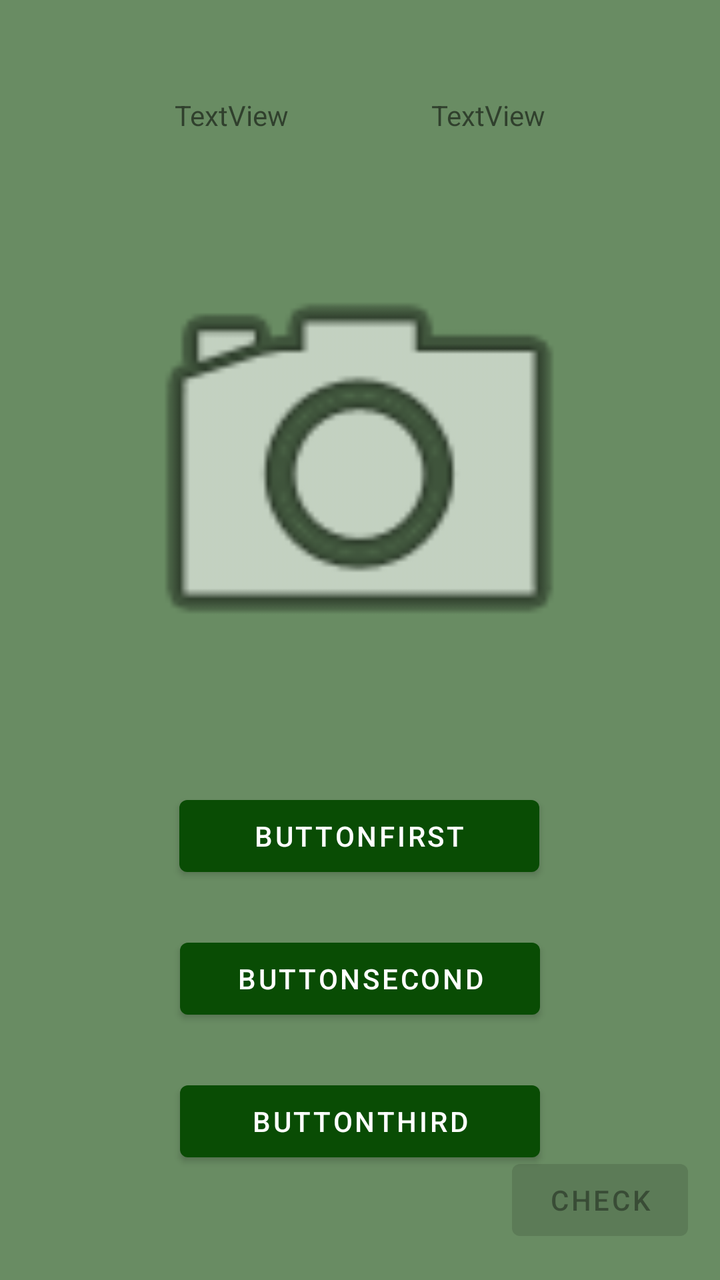
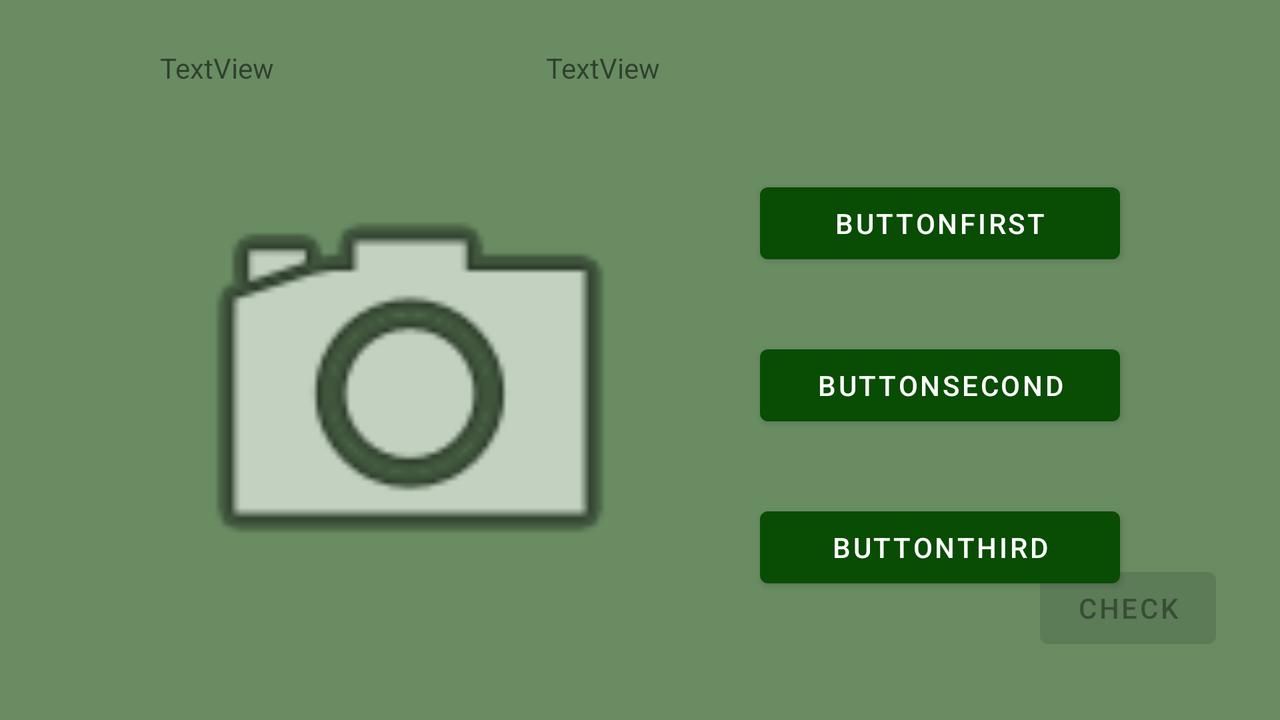

One screen, two layout resources from the same app: the default and the repository's alternative for another configuration. Each is rendered where Android would select it; the XML of both is given below.
<!-- AndroidManifest.xml: application theme Theme.MainTheme -->
<!-- res/layout/activity_quiz.xml -->
<?xml version="1.0" encoding="utf-8"?>
<androidx.constraintlayout.widget.ConstraintLayout xmlns:android="http://schemas.android.com/apk/res/android"
    xmlns:app="http://schemas.android.com/apk/res-auto"
    xmlns:tools="http://schemas.android.com/tools"
    android:layout_width="match_parent"
    android:layout_height="match_parent"
    tools:context=".QuizActivity">

    <TextView
        android:id="@+id/textView_rightAnswers"
        android:layout_width="wrap_content"
        android:layout_height="wrap_content"
        android:layout_marginStart="16dp"
        android:layout_marginTop="48dp"
        android:text="TextView"
        app:layout_constraintEnd_toStartOf="@+id/textView_wrongAnswers"
        app:layout_constraintHorizontal_bias="0.5"
        app:layout_constraintStart_toStartOf="parent"
        app:layout_constraintTop_toTopOf="parent" />

    <TextView
        android:id="@+id/textView_wrongAnswers"
        android:layout_width="wrap_content"
        android:layout_height="wrap_content"
        android:layout_marginEnd="16dp"
        android:text="TextView"
        app:layout_constraintBottom_toBottomOf="@+id/textView_rightAnswers"
        app:layout_constraintEnd_toEndOf="parent"
        app:layout_constraintHorizontal_bias="0.5"
        app:layout_constraintStart_toEndOf="@+id/textView_rightAnswers" />

    <ImageView
        android:id="@+id/imageView"
        android:layout_width="250dp"
        android:layout_height="250dp"
        android:layout_marginTop="108dp"
        app:layout_constraintEnd_toEndOf="parent"
        app:layout_constraintHorizontal_bias="0.496"
        app:layout_constraintStart_toStartOf="parent"
        app:layout_constraintTop_toTopOf="parent"
        app:srcCompat="@android:drawable/ic_menu_camera" />

    <Button
        android:id="@+id/buttonAnswerOne"
        android:layout_width="180dp"
        android:layout_height="wrap_content"
        android:layout_marginTop="36dp"
        android:onClick="pressedAnswerButton"
        android:text="ButtonFirst"
        app:layout_constraintEnd_toEndOf="parent"
        app:layout_constraintHorizontal_bias="0.498"
        app:layout_constraintStart_toStartOf="parent"
        app:layout_constraintTop_toBottomOf="@+id/imageView" />

    <Button
        android:id="@+id/buttonAnswerTwo"
        android:layout_width="180dp"
        android:layout_height="wrap_content"
        android:onClick="pressedAnswerButton"
        android:text="ButtonSecond"
        app:layout_constraintBottom_toTopOf="@+id/buttonAnswerThree"
        app:layout_constraintEnd_toEndOf="parent"
        app:layout_constraintHorizontal_bias="0.5"
        app:layout_constraintStart_toStartOf="parent"
        app:layout_constraintTop_toBottomOf="@+id/buttonAnswerOne" />

    <Button
        android:id="@+id/buttonAnswerThree"
        android:layout_width="180dp"
        android:layout_height="wrap_content"
        android:layout_marginBottom="32dp"
        android:onClick="pressedAnswerButton"
        android:text="ButtonThird"
        app:layout_constraintBottom_toBottomOf="parent"
        app:layout_constraintEnd_toEndOf="parent"
        app:layout_constraintHorizontal_bias="0.5"
        app:layout_constraintStart_toStartOf="parent"
        app:layout_constraintTop_toBottomOf="@+id/buttonAnswerTwo" />

    <Button
        android:id="@+id/buttonCheck"
        android:layout_width="wrap_content"
        android:layout_height="wrap_content"
        android:layout_marginEnd="16dp"
        android:layout_marginBottom="16dp"
        android:enabled="false"
        android:onClick="evaluateAnswer"
        android:text="Check"
        app:layout_constraintBottom_toBottomOf="parent"
        app:layout_constraintEnd_toEndOf="parent" />
</androidx.constraintlayout.widget.ConstraintLayout>
<!-- resources referenced by this layout -->
<resources>
  <style name="Theme.MainTheme" parent="Theme.MaterialComponents.DayNight.DarkActionBar">
          
          <item name="colorPrimary">@color/dark_Green</item>
          <item name="colorPrimaryVariant">@color/brown</item>
          <item name="colorOnPrimary">@color/white</item>
          
          <item name="colorSecondary">@color/yellow</item>
          <item name="colorSecondaryVariant">@color/brown</item>
          <item name="colorOnSecondary">@color/white</item>
          
          <item name="android:statusBarColor" tools:targetApi="l">?attr/colorPrimaryVariant</item>
          
          <item name="android:background">@color/desaturated_green</item>
      </style>
  <color name="dark_Green">#094C04</color>
  <color name="brown">#592408</color>
  <color name="white">#FFFFFF</color>
  <color name="yellow">#F1E60E</color>
  <color name="desaturated_green">#698C63</color>
</resources>
<!-- res/layout-land/activity_quiz.xml (the repository's variant of the layout above) -->
<!-- drawn on the phone turned sideways -->
<?xml version="1.0" encoding="utf-8"?>
<androidx.constraintlayout.widget.ConstraintLayout xmlns:android="http://schemas.android.com/apk/res/android"
    xmlns:app="http://schemas.android.com/apk/res-auto"
    xmlns:tools="http://schemas.android.com/tools"
    android:layout_width="match_parent"
    android:layout_height="match_parent"
    tools:context=".QuizActivity">

    <TextView
        android:id="@+id/textView_rightAnswers"
        android:layout_width="wrap_content"
        android:layout_height="wrap_content"
        android:text="TextView"
        app:layout_constraintBottom_toTopOf="@+id/imageView"
        app:layout_constraintStart_toStartOf="@+id/imageView"
        app:layout_constraintTop_toTopOf="parent"
        app:layout_constraintVertical_bias="0.5" />

    <TextView
        android:id="@+id/textView_wrongAnswers"
        android:layout_width="wrap_content"
        android:layout_height="wrap_content"
        android:text="TextView"
        app:layout_constraintBottom_toTopOf="@+id/imageView"
        app:layout_constraintEnd_toEndOf="@+id/imageView"
        app:layout_constraintTop_toTopOf="parent" />

    <ImageView
        android:id="@+id/imageView"
        android:layout_width="250dp"
        android:layout_height="250dp"
        android:layout_marginStart="80dp"
        app:layout_constraintBottom_toBottomOf="parent"
        app:layout_constraintStart_toStartOf="parent"
        app:layout_constraintTop_toTopOf="parent"
        app:layout_constraintVertical_bias="0.614"
        app:srcCompat="@android:drawable/ic_menu_camera" />

    <Button
        android:id="@+id/buttonAnswerOne"
        android:layout_width="180dp"
        android:layout_height="wrap_content"
        android:layout_marginTop="20dp"
        android:onClick="pressedAnswerButton"
        android:text="ButtonFirst"
        app:layout_constraintEnd_toEndOf="parent"
        app:layout_constraintHorizontal_bias="0.384"
        app:layout_constraintStart_toEndOf="@+id/imageView"
        app:layout_constraintTop_toTopOf="@+id/imageView" />

    <Button
        android:id="@+id/buttonAnswerThree"
        android:layout_width="180dp"
        android:layout_height="wrap_content"
        android:layout_marginBottom="20dp"
        android:onClick="pressedAnswerButton"
        android:text="ButtonThird"
        app:layout_constraintBottom_toBottomOf="@+id/imageView"
        app:layout_constraintEnd_toEndOf="parent"
        app:layout_constraintHorizontal_bias="0.384"
        app:layout_constraintStart_toEndOf="@+id/imageView" />

    <Button
        android:id="@+id/buttonAnswerTwo"
        android:layout_width="180dp"
        android:layout_height="wrap_content"
        android:onClick="pressedAnswerButton"
        android:text="ButtonSecond"
        app:layout_constraintBottom_toTopOf="@+id/buttonAnswerThree"
        app:layout_constraintEnd_toEndOf="parent"
        app:layout_constraintHorizontal_bias="0.384"
        app:layout_constraintStart_toEndOf="@+id/imageView"
        app:layout_constraintTop_toBottomOf="@+id/buttonAnswerOne" />

    <Button
        android:id="@+id/buttonCheck"
        android:layout_width="wrap_content"
        android:layout_height="wrap_content"
        android:layout_marginEnd="32dp"
        android:layout_marginBottom="32dp"
        android:enabled="false"
        android:onClick="evaluateAnswer"
        android:text="Check"
        app:layout_constraintBottom_toBottomOf="parent"
        app:layout_constraintEnd_toEndOf="parent" />
</androidx.constraintlayout.widget.ConstraintLayout>
